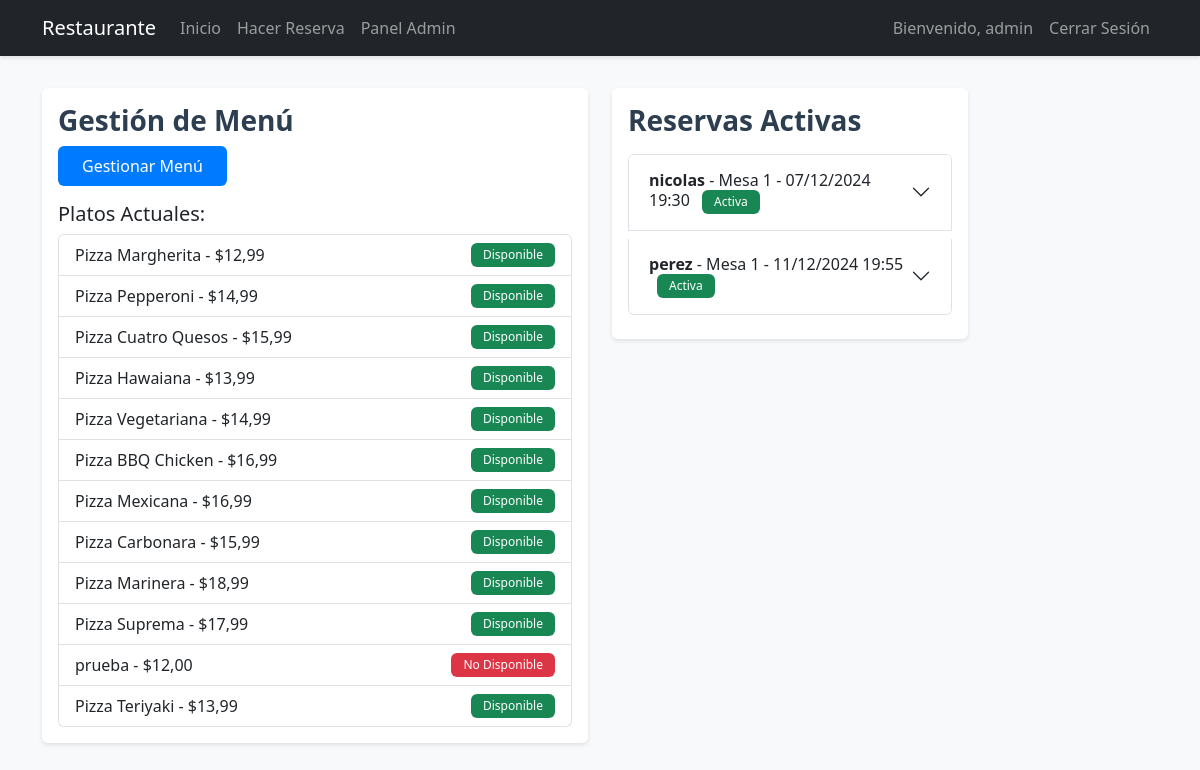
/reservations/admin-panel/ (signed in), run on the app's committed database.
### reservations/models.py (models this page shows, shortened)
class Menu(models.Model):
    id_plato = models.AutoField(primary_key=True)
    nombre_plato = models.CharField(max_length=100)
    descripcion = models.TextField()
    precio = models.DecimalField(max_digits=10, decimal_places=2)
    disponibilidad = models.BooleanField(default=True)

class Reserva(models.Model):
    id_reserva = models.AutoField(primary_key=True)
    cliente = models.ForeignKey(Usuario, on_delete=models.CASCADE)
    mesa = models.ForeignKey(Mesa, on_delete=models.CASCADE)
    fecha = models.DateTimeField()
    estado = models.BooleanField(default=True)
    def precio_total(self):
        return sum(pedido.precio_total() for pedido in self.pedidos.all())

class Usuario(models.Model):
    user = models.OneToOneField(User, on_delete=models.CASCADE)
    nombre_usuario = models.CharField(max_length=100)
    contrasenia = models.CharField(max_length=100)
    correo = models.EmailField()

class Mesa(models.Model):
    id_mesa = models.AutoField(primary_key=True)
    capacidad = models.IntegerField()
    disponibilidad = models.BooleanField(default=True)
    contrasenia = models.CharField(max_length=100, blank=True)

### reservations/views.py (the view)
# urls.py: path('admin-panel/', views.admin_panel, name='admin_panel'),
@login_required
def admin_panel(request):
    if not request.user.is_staff:
        messages.error(request, 'Acceso denegado')
        return redirect('home')
    menu = Menu.objects.all()
    mesas = Mesa.objects.all()
    reservas = get_active_reservations(Reserva.objects.all())
    return render(request, 'reservations/admin_panel.html', {
        'menu': menu,
        'mesas': mesas,
        'reservas': reservas
    })

### reservations/models.py (called while the page is built)
    def precio_total(self):
        return self.plato.precio * self.cantidad

### reservations/utils.py (called while the page is built)
def get_active_reservations(queryset):
    now = timezone.now()
    return queryset.filter(fecha__gte=now, estado=True).order_by('fecha')

### templates/reservations/admin_panel.html (shortened to what this page needs)
{% extends 'base.html' %}
{% block content %}
<div class="row">
    <div class="col-md-6">
        <div class="card mb-4">
            <div class="card-body">
                <h3 class="card-title">Gestión de Menú</h3>
                <a href="{% url 'gestionar_menu' %}" class="btn btn-primary">Gestionar Menú</a>
                <div class="mt-3">
                    <h5>Platos Actuales:</h5>
                    <ul class="list-group">
                        {% for plato in menu %}
                        <li class="list-group-item">
                            {{ plato.nombre_plato }} - ${{ plato.precio }}
                            {% if plato.disponibilidad %}
                            <span class="badge bg-success float-end">Disponible</span>
                            {% else %}
                            <span class="badge bg-danger float-end">No Disponible</span>
                            {% endif %}
                        </li>
                        {% endfor %}
                    </ul>
                </div>
            </div>
        </div>
    </div>
    <div class="col-md-4">
        <div class="card mb-4">
            <div class="card-body">
                <h3 class="card-title">Reservas Activas</h3>
                <div class="mt-3">
                    {% if reservas %}
                        <div class="accordion" id="reservasAccordion">
                            {% for reserva in reservas %}
                            <div class="accordion-item mb-2">
                                <h2 class="accordion-header" id="heading{{ reserva.id_reserva }}">
                                    <button class="accordion-button collapsed" type="button"
                                            data-bs-toggle="collapse"
                                            data-bs-target="#collapse{{ reserva.id_reserva }}"
                                            aria-expanded="false"
                                            aria-controls="collapse{{ reserva.id_reserva }}">
                                        <div>
                                            <strong>{{ reserva.cliente.nombre_usuario }}</strong> -
                                            Mesa {{ reserva.mesa.id_mesa }} -
                                            {{ reserva.fecha|date:"d/m/Y H:i" }}
                                            <span class="badge bg-success ms-2">Activa</span>
                                        </div>
                                    </button>
                                </h2>
                            </div>
                            {% endfor %}
                        </div>
                    {% else %}
                        <p>No hay reservas activas en este momento.</p>
                    {% endif %}
                </div>
            </div>
        </div>
    </div>
</div>
{% endblock %}

### templates/base.html (shortened to what this page needs)
<!DOCTYPE html>
<html lang="es">
<head>
    <link href="https://cdn.jsdelivr.net/npm/bootstrap@5.3.2/dist/css/bootstrap.min.css" rel="stylesheet">
    <link rel="stylesheet" href="/static/css/style.css">
</head>
<body>
    <nav class="navbar navbar-expand-lg navbar-dark bg-dark">
        <div class="container">
            <a class="navbar-brand" href="{% url 'home' %}">Restaurante</a>
            <div class="collapse navbar-collapse" id="navbarNav">
                <ul class="navbar-nav me-auto">
                    <li class="nav-item">
                        <a class="nav-link" href="{% url 'home' %}">Inicio</a>
                    </li>
                    {% if user.is_authenticated %}
                    <li class="nav-item">
                        <a class="nav-link" href="{% url 'hacer_reserva' %}">Hacer Reserva</a>
                    </li>
                    {% if user.is_staff %}
                    <li class="nav-item">
                        <a class="nav-link" href="{% url 'admin_panel' %}">Panel Admin</a>
                    </li>
                    {% endif %}
                    {% endif %}
                </ul>
                <ul class="navbar-nav">
                    {% if user.is_authenticated %}
                    <li class="nav-item">
                        <span class="nav-link">Bienvenido, {{ user.username }}</span>
                    </li>
                    <li class="nav-item">
                        <a class="nav-link" href="{% url 'logout' %}">Cerrar Sesión</a>
                    </li>
                    {% endif %}
                </ul>
            </div>
        </div>
    </nav>
    <div class="container mt-4">
        {% block content %}
        {% endblock %}
    </div>
</body>
</html>

### static/css/style.css (style rules this page uses)
body { background-color: #f8f9fa; min-height: 100vh; }
.navbar { margin-bottom: 2rem; box-shadow: 0 2px 4px rgba(0, 0, 0, 0.1); }
.card { box-shadow: 0 2px 4px rgba(0, 0, 0, 0.1); border: none; transition: transform 0.2s; margin-bottom: 1.5rem; }
.btn-primary { background-color: #007bff; border: none; padding: 0.5rem 1.5rem; transition: all 0.3s ease; }
.card-title { color: #2c3e50; font-weight: 600; }
.badge { padding: 0.5em 1em; font-weight: 500; }

### data on the page
Menu: nombre_plato "Pizza Margherita", precio "12,99", disponibilidad "Disponible"
Menu: nombre_plato "Pizza Pepperoni", precio "14,99", disponibilidad "Disponible"
Menu: nombre_plato "Pizza Cuatro Quesos", precio "15,99", disponibilidad "Disponible"
Menu: nombre_plato "Pizza Hawaiana", precio "13,99", disponibilidad "Disponible"
Menu: nombre_plato "Pizza Vegetariana", precio "14,99", disponibilidad "Disponible"
Menu: nombre_plato "Pizza BBQ Chicken", precio "16,99", disponibilidad "Disponible"
Menu: nombre_plato "Pizza Mexicana", precio "16,99", disponibilidad "Disponible"
Menu: nombre_plato "Pizza Carbonara", precio "15,99", disponibilidad "Disponible"
Menu: nombre_plato "Pizza Marinera", precio "18,99", disponibilidad "Disponible"
Menu: nombre_plato "Pizza Suprema", precio "17,99", disponibilidad "Disponible"
Menu: nombre_plato "prueba", precio "12,00", disponibilidad "No Disponible"
Menu: nombre_plato "Pizza Teriyaki", precio "13,99", disponibilidad "Disponible"
Reserva: cliente.nombre_usuario "nicolas", mesa.id_mesa "1", fecha "07/12/2024 19:30"
Reserva: cliente.nombre_usuario "perez", mesa.id_mesa "1", fecha "11/12/2024 19:55"

### other printed values
{{ user.username }} "admin"
